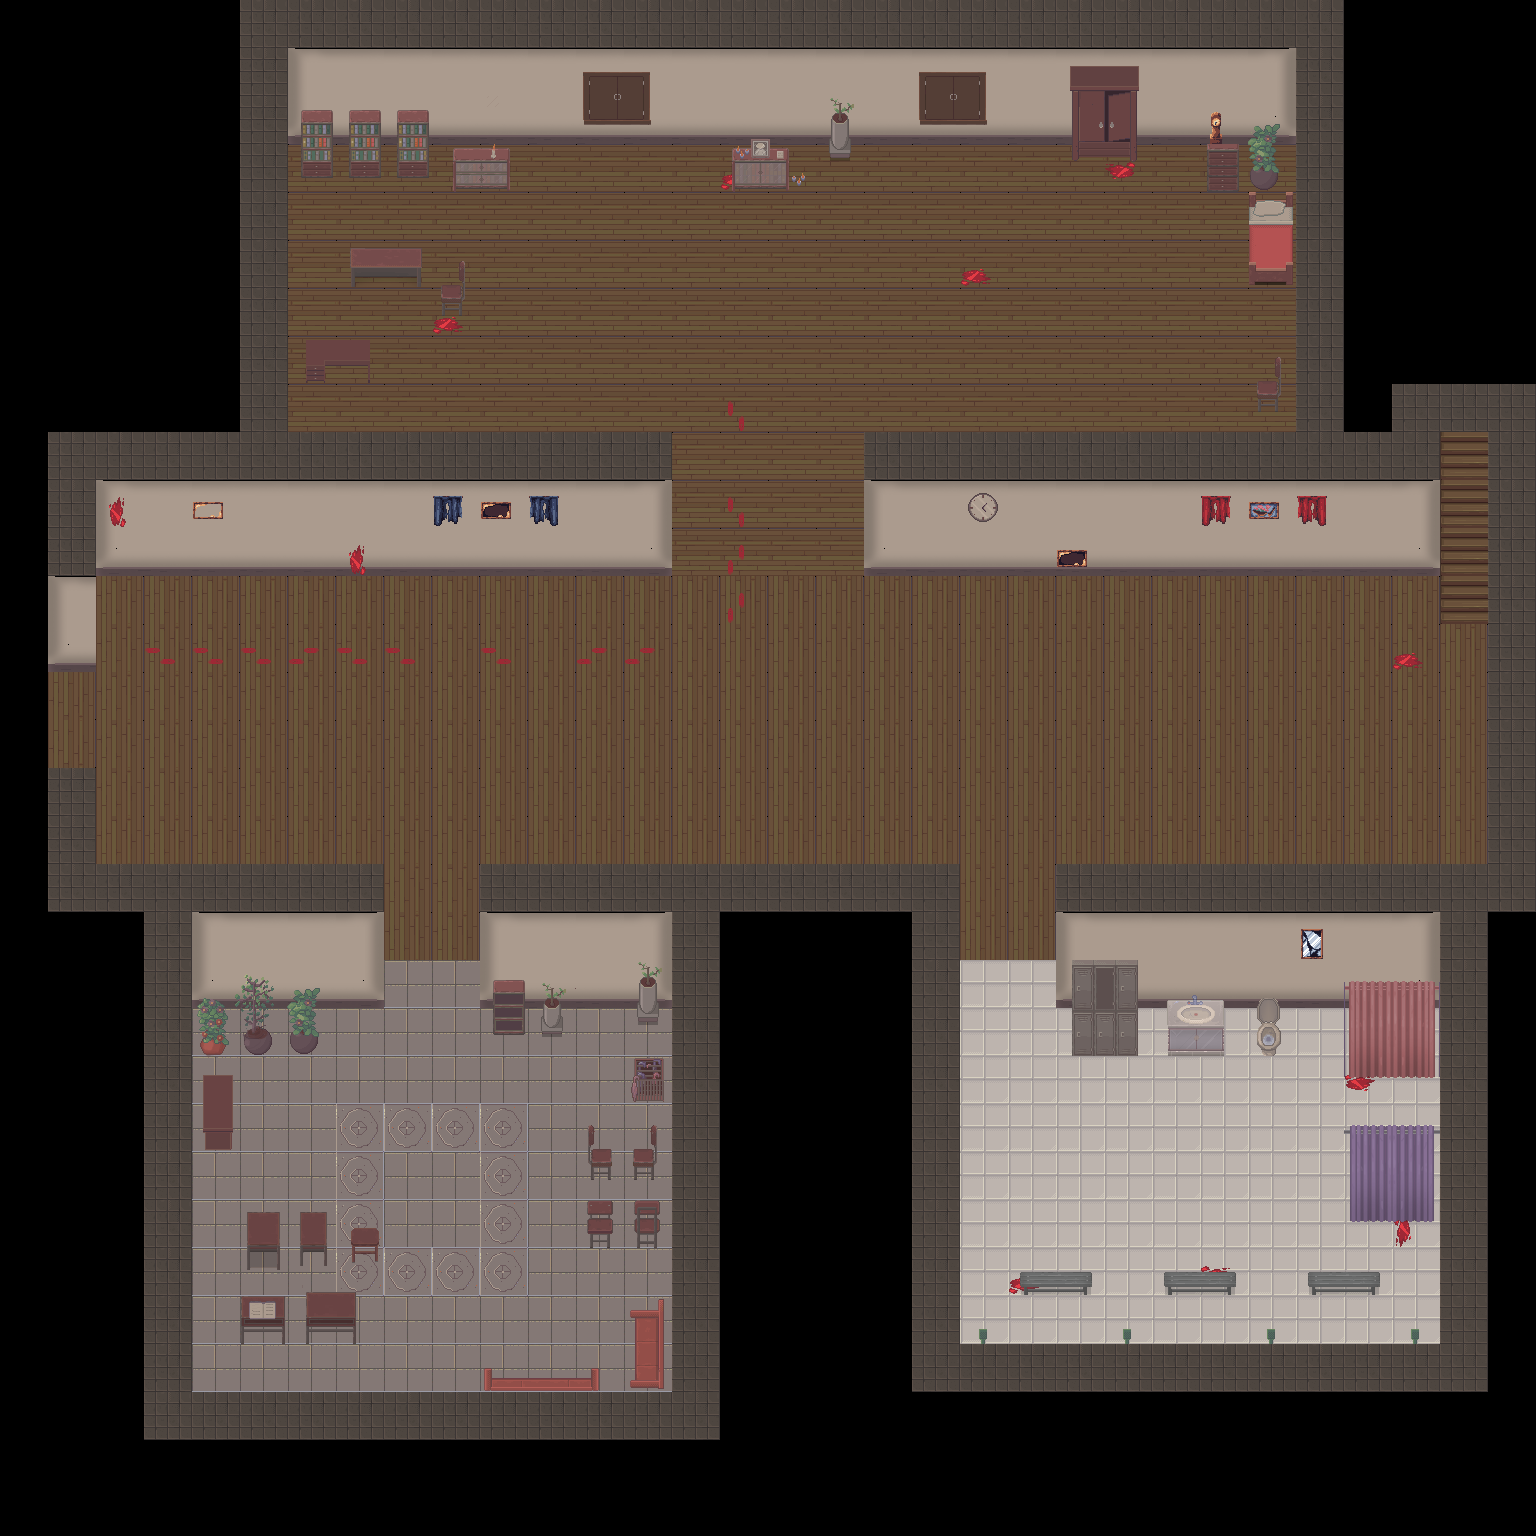

This game map was drawn from its Tiled (.tmx) file and the tilesets committed beside it. A one-line description and the trimmed map source follow:
An orthogonal 32x32 tile map with 48x48 px tiles, 8 tile layers (obstacle3, Tile Layer 2, Door1, Door3, ...), 5 tilesets.

<map version="1.10" tiledversion="1.11.0" orientation="orthogonal" renderorder="right-down" width="32" height="32" tilewidth="48" tileheight="48" infinite="0" nextlayerid="9" nextobjectid="1">
 <tileset firstgid="1" source="2.tsx" />
 <tileset firstgid="129" source="3.tsx" />
 <tileset firstgid="369" source="blood.tsx" />
 <tileset firstgid="389" source="1.tsx" />
 <tileset firstgid="645" source="6.tsx" />
 <layer id="3" name="obstacle3" width="32" height="32">
  <properties>
   <property name="obstacle3" type="bool" value="true" />
  </properties>
  <data>[1024 cells, 295 non-empty, 6 distinct tile ids]</data>
 </layer>
 <layer id="2" name="Tile Layer 2" width="32" height="32">
  <data>[1024 cells, 476 non-empty, 6 distinct tile ids]</data>
 </layer>
 <layer id="7" name="Door1" width="32" height="32">
  <properties>
   <property name="type1" value="door1" />
  </properties>
  <data>[1024 cells, 2 non-empty, 1 distinct tile ids]</data>
 </layer>
 <layer id="8" name="Door3" width="32" height="32">
  <properties>
   <property name="type3" value="door3" />
  </properties>
  <data>[1024 cells, 1 non-empty, 1 distinct tile ids]</data>
 </layer>
 <layer id="1" name="Tile Layer 1" width="32" height="32">
  <data>[1024 cells, 24 non-empty, 5 distinct tile ids]</data>
 </layer>
 <layer id="4" name="obstacle4" width="32" height="32">
  <properties>
   <property name="obstacle4" type="bool" value="true" />
  </properties>
  <data>[1024 cells, 122 non-empty, 90 distinct tile ids]</data>
 </layer>
 <layer id="5" name="Quiz3" width="32" height="32">
  <data>[1024 cells, 2 non-empty, 2 distinct tile ids]</data>
 </layer>
 <layer id="6" name="Quiz4" width="32" height="32">
  <data>[1024 cells, 1 non-empty, 1 distinct tile ids]</data>
 </layer>
</map>
